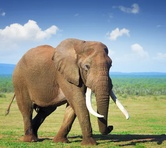
#> input picture Input_Images/elephant.jpg, 166 x 148 px, shrunk from 600 x 536 before the run
$ jupyter execute --allow-errors 'Image Prepossessing.ipynb'
#> lines starting #> are read from the running program, lines starting #| are printed output that depends on the picture
# Image Prepossessing

**Table of Contents**

1. [Install Necessary Libraries Python](#Install-Necessary-Libraries-Python)
2. [Remove Background from Image](#Remove-Background-from-Image)
3. [Remove Noise from Image](#Remove-Noise-from-Image)
4. [Improving Image Quality](#Improving-Image-Quality)

## Install Necessary Libraries Python

[cell 1]
#!pip install rembg

[cell 2]
#!pip install Pillow

[cell 3]
#!pip install opencv-python

[cell 4]
#!pip install numpy

[cell 5]
#!pip install matplotlib

## Remove Background from Image

[cell 6]
from rembg import remove
from PIL import Image
input_path = 'Input_Images/elephant.jpg'
output_path = 'output_elephant.png'
input = Image.open(input_path)
#> input is the input picture: PIL image 166x148 RGB; mean R, G, B 140.4, 147.5, 136.3
#> (the rest of this cell did not finish here and is left out)

[cell 7]
import matplotlib.pyplot as plt
import matplotlib.image as mpimg
fig = plt.figure(figsize=(20,12))
plt.subplot(2,3,1)
plt.imshow(input)
plt.title('Original Image ')

plt.subplot(2,3,2)
#> (the rest of this cell did not finish here and is left out)

## Remove Noise from Image

[cell 8]
import numpy as np

import cv2

from matplotlib import pyplot as plt

image = cv2.imread('Input_Images/Discovery_Museum.jpg',1)

image_bw = cv2.imread('Input_Images/Discovery_Museum.jpg',0)

#> (a cell that did not finish here is left out)

[cell 10]
titles = ['Original Image(colored)','Image after removing the noise (colored)', 'Original Image (grayscale)','Image after removing the noise (grayscale)']
#> (the rest of this cell did not finish here and is left out)

## Improving Image Quality

[cell 11]
import cv2
import numpy as np
import matplotlib.pyplot as plt

[cell 12]
img = cv2.imread('Input_Images/xray.jpeg')
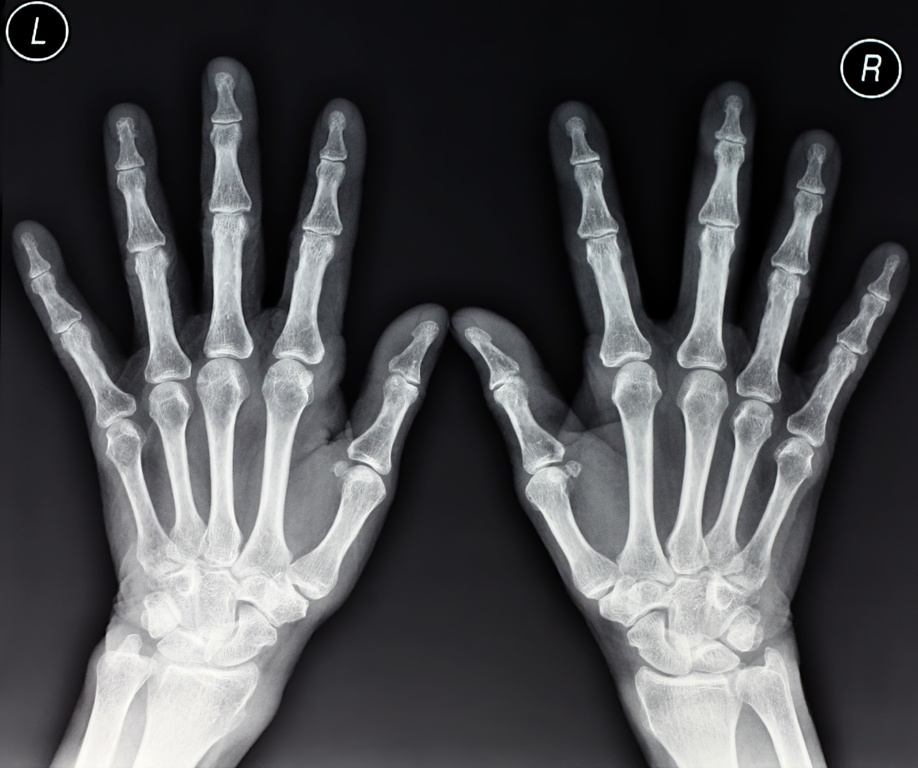
#> input picture Input_Images/xray.jpeg, 918 x 768 px, shrunk from 3327 x 2783 before the run
#> img is the input picture: shape (768, 918, 3); mean B, G, R 79.5, 76.7, 76.1
hsv_img = cv2.cvtColor(img, cv2.COLOR_BGR2HSV)
#> hsv_img: shape (768, 918, 3); mean H, S, V 101, 26.4, 79.7
h, s, v = hsv_img[:,:,0], hsv_img[:,:,1], hsv_img[:,:,2]
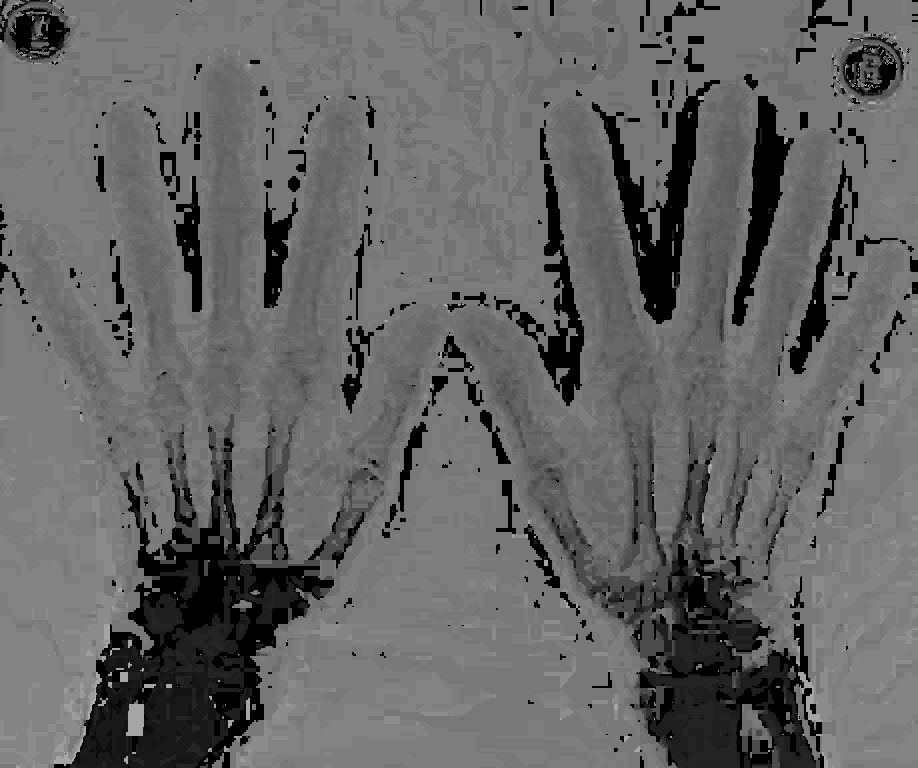
#> h: shape (768, 918); min 0, max 173, mean 101
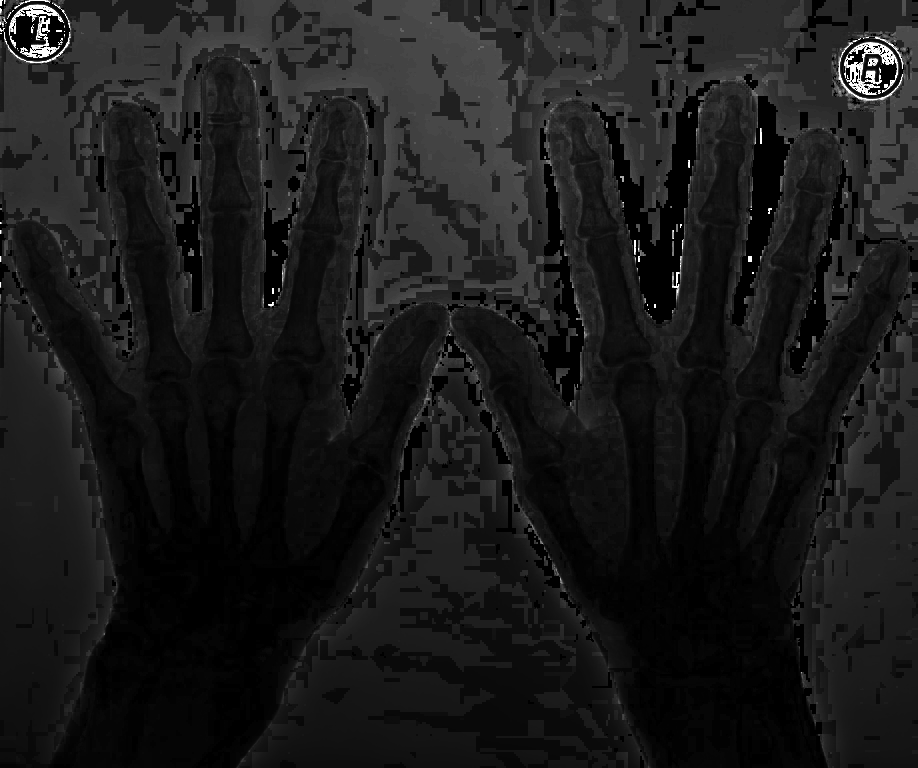
#> s: shape (768, 918); min 0, max 255, mean 26.4

[cell 13]
clahe = cv2.createCLAHE(clipLimit = 15.0, tileGridSize = (20,20))
v = clahe.apply(v)
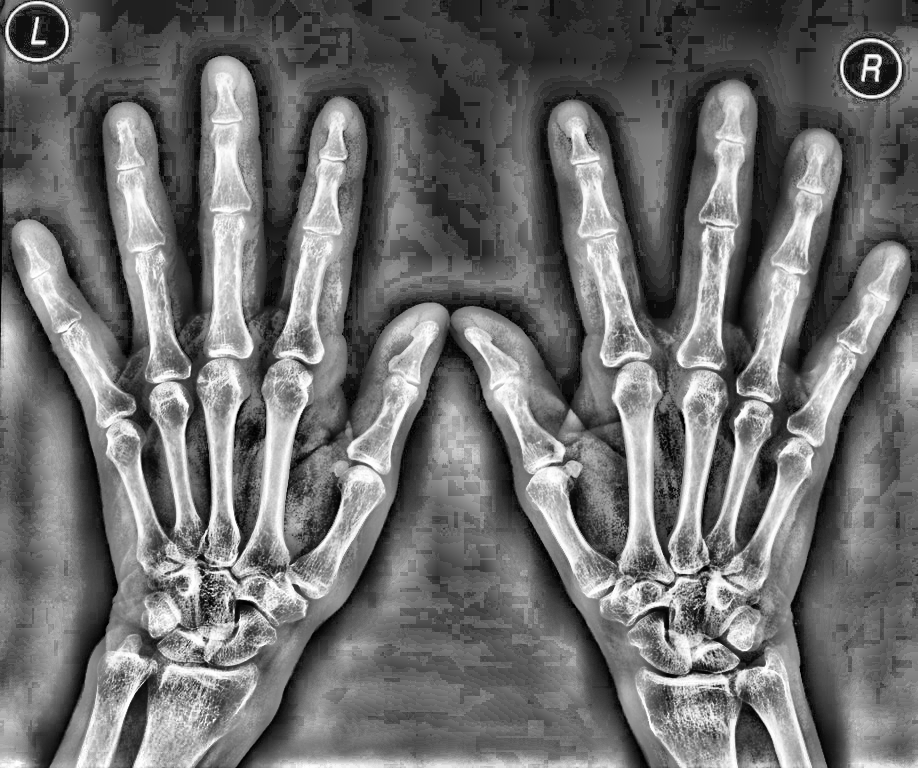
#> v: shape (768, 918); min 0, max 255, mean 110.5

hsv_img = np.dstack((h,s,v))
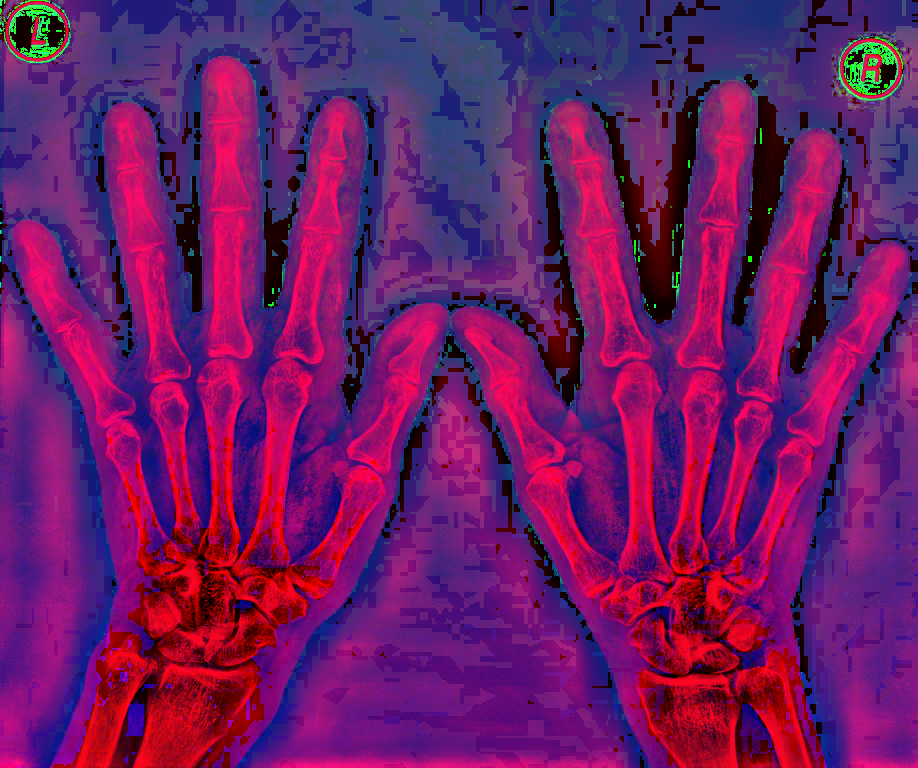
#> hsv_img: shape (768, 918, 3); mean of channels 0, 1, 2 101, 26.4, 110.5; drawn as B, G, R

rgb = cv2.cvtColor(hsv_img, cv2.COLOR_HSV2RGB)
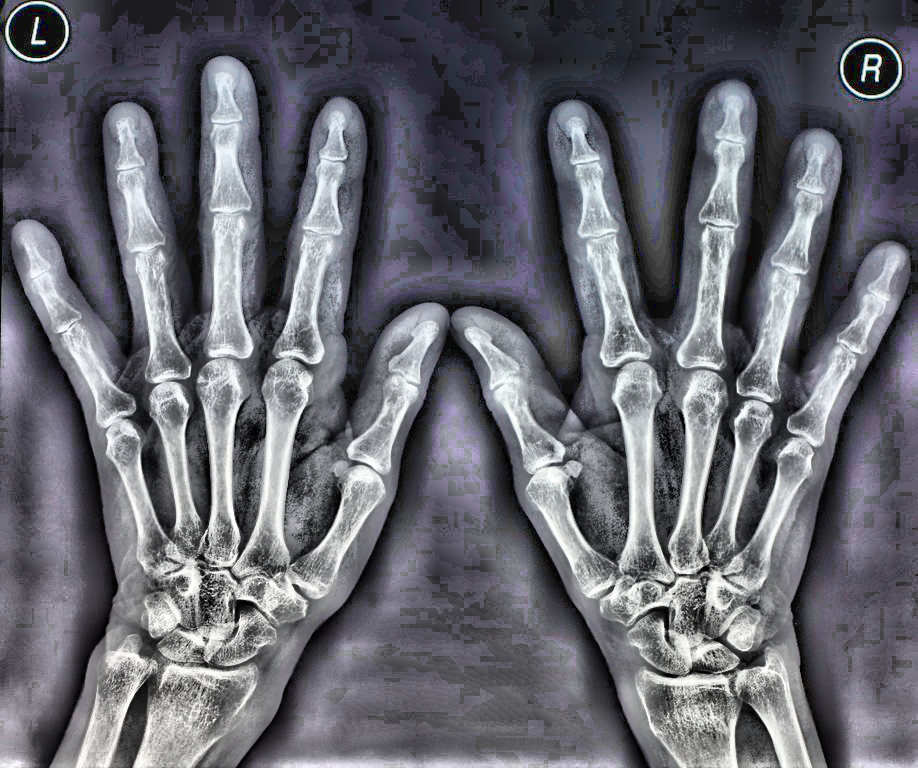
#> rgb: shape (768, 918, 3); mean R, G, B 101.7, 102.1, 110.2
#plt.imshow(rgb);

[cell 14]
from matplotlib import pyplot as plt
fig = plt.figure(figsize=(20,15))
plt.subplot(2,3,1)
plt.imshow(img)
plt.title('Original Image')

plt.subplot(2,3,2)
plt.imshow(rgb)
plt.title('Final preprocessed (CLAHE Enhanced)')
#> figure, not shown here; B, G, R data is drawn as R, G, B
